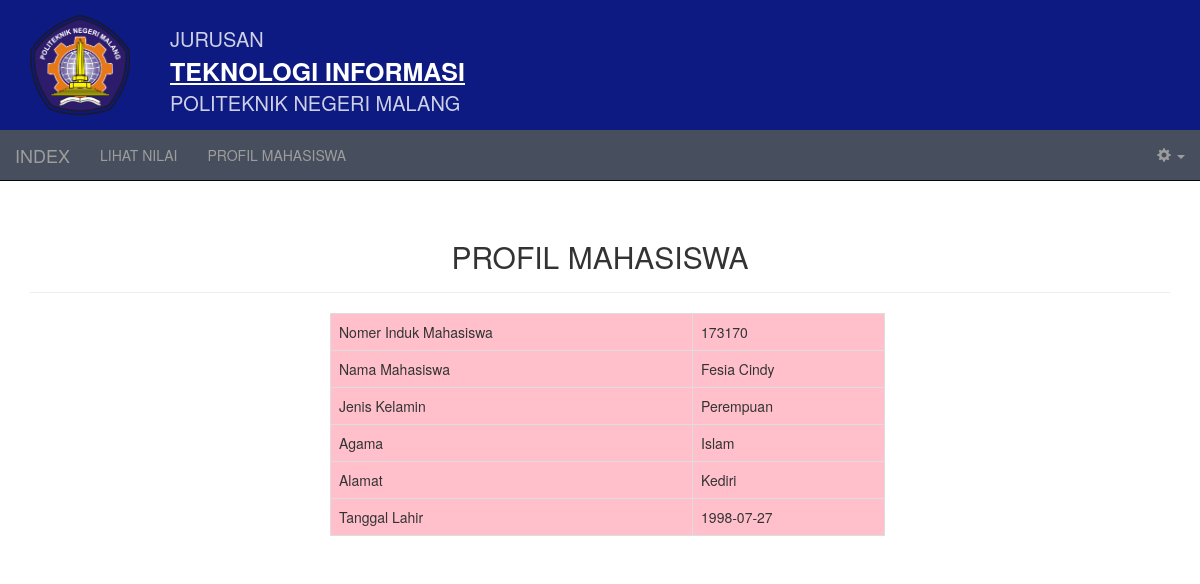
The app's page /mahasiswa/profil.php (signed in) with its own data.
### tables this page shows
CREATE TABLE IF NOT EXISTS `datamahasiswa` (
  `NIM` int(200) NOT NULL,
  `KODE_KELAS` int(11) NOT NULL,
  `KODE_JURUSAN` int(11) DEFAULT NULL,
  `NAMA_MAHASISWA` varchar(50) DEFAULT NULL,
  `TEMPAT_LAHIR` varchar(30) DEFAULT NULL,
  `TGL_LAHIR` date DEFAULT NULL,
  `JK_MAHASISWA` varchar(10) DEFAULT NULL,
  `AGAMA_MAHASISWA` varchar(20) DEFAULT NULL,
  `ALAMAT_MAHASISWA` varchar(200) DEFAULT NULL
);

### mahasiswa/profil.php (the view, shortened to what this page needs)
<!DOCTYPE html>
<html>
<head>
  <link rel="stylesheet" href="Bootstrap-3.3.6/css/bootstrap.min.css">
</head>
<body background="walpaper2.jpg">
 <nav class="navbar navbar-inverse navbar-fixed-top">
  <div class="bg" style="height: 130px;background: #0d1a81;">
    <img src="bg.png" width="100px" height="100px" style="margin-top: 15px;margin-left: 30px;" align="left">
    <div style="font-size: 20px;margin-left: 170px;color: rgba(255,255,255,0.8); padding-top: 25px;">
      JURUSAN <br>
      <b style="font-size: 25px;color: white;"><u>TEKNOLOGI INFORMASI</u></b> <br>
      POLITEKNIK NEGERI MALANG
    </div>
  </div>
  <div class="container-fluid">
    <div class="navbar-header">
  <a class="navbar-brand" href="index.php">INDEX</a>
    </div>
    <div class="collapse navbar-collapse" id="myNavbar">
      <ul class="nav navbar-nav">
        <li ><a href="nilai_mahasiswa.php">LIHAT NILAI</a></li>
        <li ><a href="profil.php">PROFIL MAHASISWA</a></li>
      </ul>
      <ul class="nav navbar-nav navbar-right">
        <li class="dd">
            <a id="dropdownMenu1" data-toggle="dropdown" aria-haspopup="true" aria-expanded="true"><span class="glyphicon glyphicon-cog"></span> <span class="caret"></span></a>
          </li>
      </ul>
    </div>
  </div>
</nav>
<br>
<br>
<br>
<div class="container">
   <div class="page-header" style="margin-top: 180px;">
    <h2><p align="center"> PROFIL MAHASISWA </p></h2>
  </div>
<?php
$a = $_SESSION['ID'];
$q = mysql_query("select * from datamahasiswa where NIM='$a'");
$d = mysql_fetch_array($q)or die(mysql_error());
?>
<div class="row">
  <div class="col-md-6">
    <table class="table table-bordered" align="center">
  <tr>
      <td>Nomer Induk Mahasiswa</td>
      <td><?= $d['NIM'] ?></td>
    </tr>
    <tr>
      <td>Nama Mahasiswa</td>
      <td><?= $d['NAMA_MAHASISWA'] ?></td>
    </tr>
    <tr>
      <td>Jenis Kelamin</td>
      <td><?= $d['JK_MAHASISWA'] ?></td>
    </tr>
    <tr>
      <td>Agama</td>
      <td><?= $d['AGAMA_MAHASISWA'] ?></td>
    </tr>
    <tr>
      <td>Alamat</td>
      <td><?= $d['ALAMAT_MAHASISWA'] ?></td>
    </tr>
    <tr>
      <td>Tanggal Lahir</td>
      <td><?= $d['TGL_LAHIR'] ?></td>
    </tr>
</table>
  </div>
</div>
</body>
</html>

### mahasiswa/profil.php (style rules this page uses)
.navbar-inverse { background-color: #474e5d; }
.table { margin-left : 300px; background-color:pink; }

### records on screen
datamahasiswa: NIM "173170", NAMA_MAHASISWA "Fesia Cindy", JK_MAHASISWA "Perempuan", AGAMA_MAHASISWA "Islam", ALAMAT_MAHASISWA "Kediri", TGL_LAHIR "1998-07-27"
